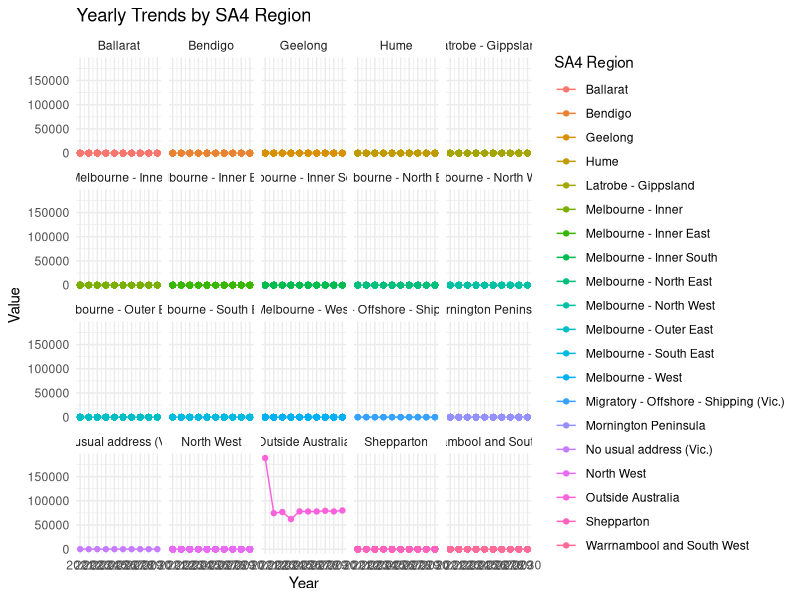

Generate this figure with R:
library(readxl)
library(ggplot2)
library(dplyr)
library(tidyr)

library(tidyverse)

# Read the Excel file
sa_regions <- read_excel("SAregions_AUS.xlsx")

# Read the CSV file
complete_table <- read.csv("complete_table.csv")

complete_table <- complete_table %>%
  mutate(sa1reg = as.numeric(sa1reg))

merged_data <- left_join(complete_table, sa_regions, by = c("sa1reg" = "SA1_CODE_2021"))


glimpse(merged_data)


# Reshape the data
merged_data <- merged_data %>%
  pivot_longer(cols = starts_with("X20"), 
               names_to = "Year", 
               values_to = "Value") %>%
  mutate(Year = as.integer(sub("X", "", Year))) 

ggplot(merged_data, aes(x = Year, y = Value, color = SA4_NAME_2021, group = SA4_NAME_2021)) +
  geom_line() +
  geom_point() +  # Add points for each year
  scale_x_continuous(breaks = seq(2021, 2030, by = 1)) +  # Ensure each year is shown separately
  labs(title = "Yearly Trends by SA4 Region",
       x = "Year",
       y = "Value",
       color = "SA4 Region") +
  theme_minimal() +
  facet_wrap(~ SA4_NAME_2021)  # Facet wrap by SA4_NAME


